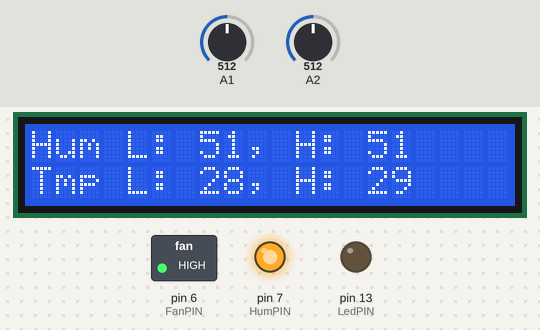
Simulated run of this sketch. Board: Arduino Uno, built with avr-gcc and run on an emulated ATmega328P. Shown: 20×2 character LCD, switched loads named in the sketch (green lamp = pin HIGH), output pins drawn as LEDs (lit = HIGH). The test bench sets the inputs (shaded band); at power-on: A2 = 512, A1 = 512. What the sketch prints to the serial monitor is not drawn.

Above: at 1.2 s.
1.3 s: A2 set to 637
At 2.6 s:
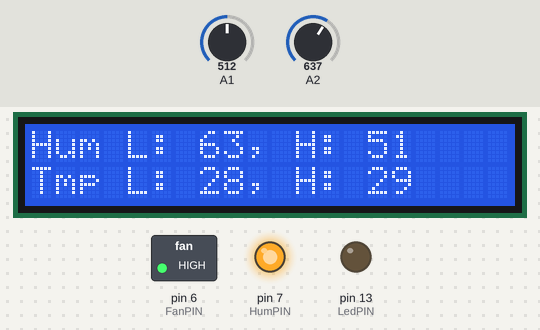
2.9 s: A2 set to 661
At 4.0 s:
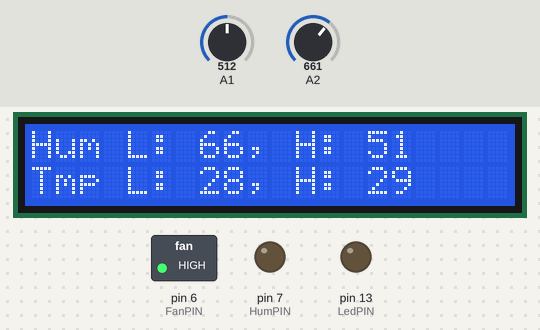
4.9 s: A1 set to 532
At 6.4 s:
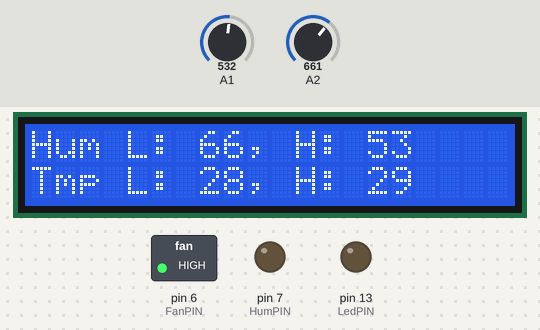
6.7 s: A1 set to 559
At 7.5 s:
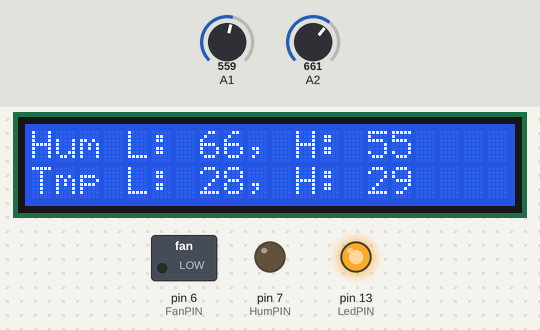
8.5 s: A2 set to 698
At 9.9 s:
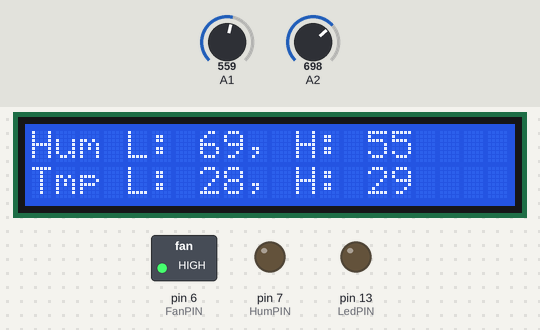
10.6 s: A1 set to 716
At 12.6 s:
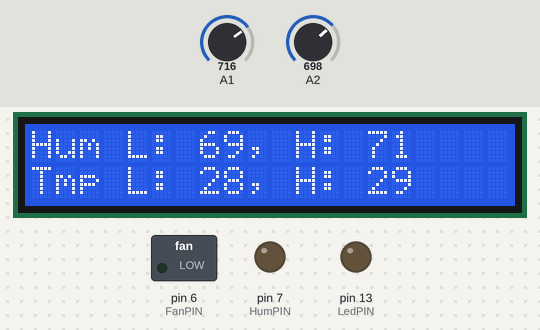
Timing chart, 0 to 13.6 s (numbered marks = the images above; inputs shaded):
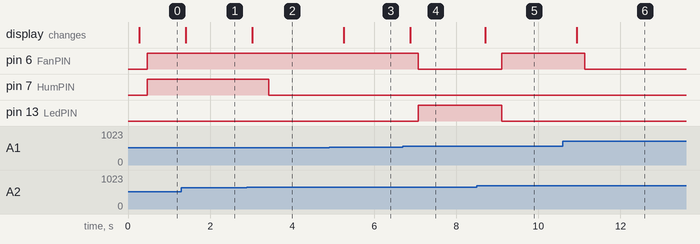

Measured:
- the behaviour switches between 649 and 650 on A2 (found by bisection; images 1 and 2)
- the behaviour switches between 549 and 550 on A1 (found by bisection; images 3 and 4)
- the behaviour switches between 679 and 680 on A2 (found by bisection; images 4 and 5)
- after the input at 1.3 s, the display: changes after 0.10 s (image 1)
- after the input at 2.9 s, pin 7 (HumPIN): HIGH → LOW after 0.53 s; the display: changes after 0.13 s (image 2)
- after the input at 4.9 s, the display: changes after 0.36 s (image 3)
- after the input at 6.7 s, pin 6 (FanPIN): HIGH → LOW after 0.38 s; pin 13 (LedPIN): LOW → HIGH after 0.38 s; the display: changes after 0.18 s (image 4)
- after the input at 8.5 s, pin 6 (FanPIN): LOW → HIGH after 0.61 s; pin 13 (LedPIN): HIGH → LOW after 0.61 s; the display: changes after 0.20 s (image 5)
- after the input at 10.6 s, pin 6 (FanPIN): HIGH → LOW after 0.53 s; the display: changes after 0.33 s (image 6)

The sketch:

Humidor4Proteus.ino
```cpp
//
// Пример использования датчика влажности и температуры DHT11
//

#include <LiquidCrystal.h>
#include <dht11.h>

LiquidCrystal lcd(12, 11, 5, 4, 3, 2);
dht11 sensor;

#define DHT11PIN 8
// нижний датчик
#define DHT11LPIN 2
// верхний датчик
#define DHT11HPIN 1
// Управление вентиллятором
#define FanPIN 6
// Управление увлажнителем
#define HumPIN 7
#define LedPIN 13

#define HumLMin 58
#define HumLMax 67
#define HumHMin 55
#define HumHMax 64
// Количество событий до аварии
#define AlarmHigh 3
#define AlarmLow 2
// Количество пропускаемых аварий до очередного SMS
#define AlarmGSM 4
// задержка для датчика DHT11
// #define DHTDelay 2000
#define DHTDelay 200 // уменьшена для моделирования

float TempNow;
int HumL, HumH;
unsigned int TimerCount;
unsigned int TimerMax;
unsigned int TimerGSM;

void setup() {
  lcd.begin(20, 2);
  lcd.clear();
  Serial.begin(9600);
  Serial.println("Start working.");
  pinMode(LedPIN, OUTPUT);
  pinMode(FanPIN, OUTPUT);
  pinMode(HumPIN, OUTPUT);
  TimerCount = 0;
  TimerMax = 30000;
  TimerGSM = AlarmGSM;
}

void loop() {
  lcd.setCursor(0, 0);
  lcd.print("Hum L: ");
  HumL = getHumidity(DHT11LPIN);
  lcd.print(HumL);
  lcd.setCursor(0, 1);
  lcd.print("Tmp L: ");
  lcd.print((int)TempNow);
  delay(DHTDelay);
  lcd.setCursor(9, 0);
  lcd.print(", H: ");
  HumH = getHumidity(DHT11HPIN);
  lcd.print(HumH);
  lcd.setCursor(9, 1);
  lcd.print(", H: ");
  lcd.print((int)TempNow);
  delay(DHTDelay);
  digitalWrite(LedPIN, LOW);
  if (HumL < HumLMin){
    // Нижний датчик меньше минимума
    Serial.print("SensorL <LOW>:  ");
    Serial.println(HumL);
    if (HumH > (HumHMax-2)){
    // не фаним при превышении
      SetFan(LOW);
      SetHum(HIGH);
      TimerCount = 0;
    } else if (HumH <= (HumHMin + 2)){
      SetFan(HIGH);
      SetHum(HIGH);
      Serial.print("Alarm: Humidity LOW! ");
      TimerMax = AlarmLow;
      TimerCount++;
      Serial.println(TimerCount);
    } else {
      SetFan(HIGH);
      SetHum(HIGH);
      TimerCount = 0;
    }
  } else if (HumL > HumLMax){
    // Нижний датчик больше максимума
    Serial.print("SensorL <HIGH>: ");
    Serial.println(HumL);
    SetHum(LOW);
    if (HumH <= HumHMax){
      // выравниваем влажность
      SetFan(HIGH);
      TimerCount = 0;
    } else {
      SetFan(LOW);
      // Сигнализируем по таймеру
      TimerMax = AlarmHigh;
      TimerCount++;
      Serial.print("Alarm: Humidity HIGH! ");
      Serial.println(TimerCount);
    }
  } else {
    // нижний датчик в норме
    TimerCount = 0;
    if (HumH > HumHMax){
      // Верхний датчик больше максимума
      Serial.print("SensorH <HIGH>: ");
      Serial.println(HumH);
      SetHum(LOW);
      SetFan(HIGH);
    } else if (HumH < HumHMin){
      // Верхний датчик меньше минимума
      Serial.print("SensorH <LOW>:  ");
      Serial.println(HumH);
      SetFan(HIGH);
      if (HumL < (HumLMax - 2)){
        SetHum(HIGH);
      } else {
        SetHum(LOW);
      }
    } else {
      digitalWrite(LedPIN, HIGH);
      SetFan(LOW);
      SetHum(LOW);
    }
  }
  if (TimerMax < TimerCount){
    TimerCount = 0;
    Serial.println("***<+> BEEP ALARM!!! <+>***");
    if (TimerGSM >= AlarmGSM){
      Serial.println("---------------------------------");
      Serial.println("| *** Sent Alarm-SMS to GSM *** |");
      Serial.println("---------------------------------");
      TimerGSM = 0;
    } else TimerGSM++;
  }
}

int getHumidity(int DHTpin) {
  TempNow = 30 - DHTpin;
  return(analogRead(DHTpin)/10);    // read the value from the sensor
}

int getHumidityTest(byte DHTpin) {
  switch (sensor.read(DHTpin)) {
    case DHTLIB_OK:
		break;
    case DHTLIB_ERROR_CHECKSUM:
		lcd.setCursor(0, 0);
                lcd.print("Checksum error");
                delay(2000);
                return(0);
    case DHTLIB_ERROR_TIMEOUT:
		lcd.setCursor(0, 0);
		lcd.print("Time out error");
                delay(2000);
                return(0);
    default:
		lcd.setCursor(0, 0);
		lcd.print("Unknown error");
                delay(2000);
                return(0);
  }
  TempNow = sensor.temperature;
  return(sensor.humidity);
}

void SetFan(boolean FanSW) {
  digitalWrite(FanPIN, FanSW);
}

void SetHum(boolean HumSW) {
  digitalWrite(HumPIN, HumSW);
}
```
